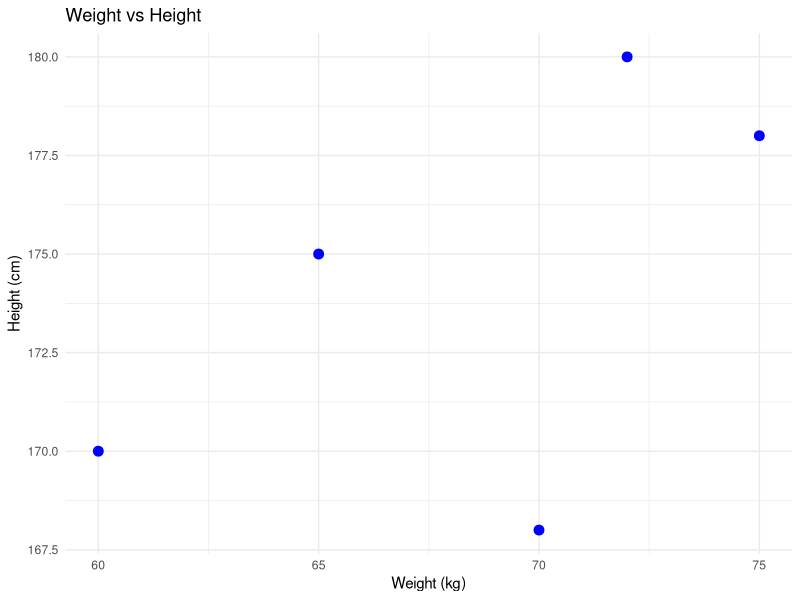

The R script that drew this image:

library(ggplot2)
weight_height_data <- data.frame(
  Weight = c(60, 65, 70, 72, 75),
  Height = c(170, 175, 168, 180, 178)
)

ggplot(weight_height_data, aes(x = Weight, y = Height)) +
  geom_point(color = "blue", size = 3) +
  labs(
    title = "Weight vs Height",
    x = "Weight (kg)",
    y = "Height (cm)"
  ) +
  theme_minimal()
